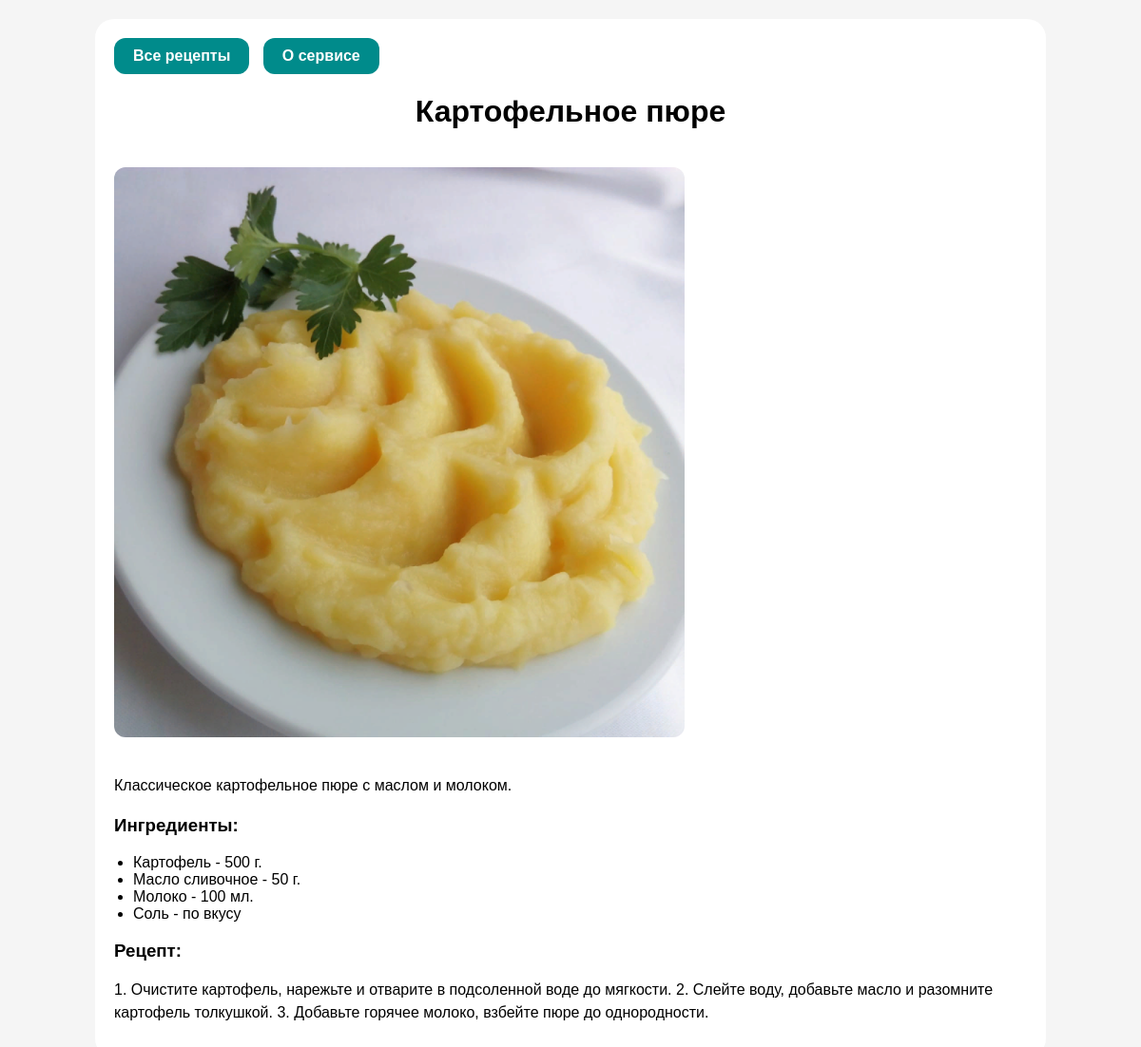
/recipe/4/, run on the app's committed database.
### recipe_catalog/models.py (models this page shows, shortened)
class Recipe(models.Model):
    title = models.CharField(max_length=200, verbose_name="Название рецепта")
    image = models.ImageField(upload_to='recipes/', blank=True, null=True, verbose_name="Изображение")
    summary = models.TextField(verbose_name="Описание", blank=True)
    instructions = models.TextField(verbose_name="Рецепт", blank=True)

class Ingredient(models.Model):
    recipe = models.ForeignKey(Recipe, related_name='ingredients', on_delete=models.CASCADE, verbose_name="Рецепт")
    name = models.CharField(max_length=100, verbose_name="Ингредиент")
    quantity = models.CharField(max_length=100, verbose_name="Количество", blank=True)

### recipe_catalog/views.py (the view)
# urls.py: path('recipe/<int:recipe_id>/', views.recipe_detail, name='recipe_detail'),
def recipe_detail(request, recipe_id):
    recipe = get_object_or_404(Recipe, pk=recipe_id)
    return render(request, 'recipe_catalog/recipe_detail.html', {'recipe': recipe})

### recipe_catalog/templates/recipe_catalog/recipe_detail.html (shortened to what this page needs)
{% load static %}
<!DOCTYPE html>
<html lang="ru">
<head>
    <link rel="stylesheet" href="{% static 'recipe_catalog/styles.css' %}">
</head>
<body>
    <div class="container">
        <header>
            <nav>
                <a href="{% url 'recipe_list' %}">Все рецепты</a>
                <a href="{% url 'about' %}">О сервисе</a>
            </nav>
            <h1>{{ recipe.title }}</h1>
        </header>
        {% if recipe.image %}
            <img src="{{ recipe.image.url }}" alt="{{ recipe.title }}" style="width: 100%; max-width: 600px; height: auto; margin: 20px 0;">
        {% endif %}
        <section>
            <p>{{ recipe.summary|safe }}</p>
            <h3>Ингредиенты:</h3>
            <ul>
                {% for ingredient in recipe.ingredients.all %}
                    <li>{{ ingredient.name }} - {{ ingredient.quantity }}</li>
                {% endfor %}
            </ul>
            <h3>Рецепт:</h3>
            <p>{{ recipe.instructions|safe }}</p>
        </section>
    </div>
</body>
</html>

### recipe_catalog/static/recipe_catalog/styles.css (style rules this page uses)
body { font-family: Arial, sans-serif; background-color: #f5f5f5; color: black; margin: 0; padding: 0; }
.container { width: 80%; max-width: 1200px; margin: 20px auto; padding: 20px; background-color: white; border-radius: 20px; }
nav a { display: inline-block; margin-right: 10px; padding: 10px 20px; text-decoration: none; color: white; background-color: darkcyan; border-radius: 12px; font-weight: bold; }
header h1 { text-align: center; margin-bottom: 20px; color: black; }
img { width: 100px; height: auto; margin-right: 15px; border-radius: 12px; }
ul { list-style-type: disc; padding-left: 20px; }
p { font-size: 16px; line-height: 1.5; margin: 15px 0; color: black; }

### data on the page
Recipe: title "Картофельное пюре", image (picture), summary "Классическое картофельное пюре с маслом и молоком.", instructions "1. Очистите картофель, нарежьте и отварите в подсоленной воде до мягкости. 2. Слейте воду, добавьте масло и разомните картофель толкушкой. 3. Добавьте горячее молоко, взбейте пюре до однородности."
Ingredient: name "Картофель", quantity "500 г."
Ingredient: name "Масло сливочное", quantity "50 г."
Ingredient: name "Молоко", quantity "100 мл."
Ingredient: name "Соль", quantity "по вкусу"
